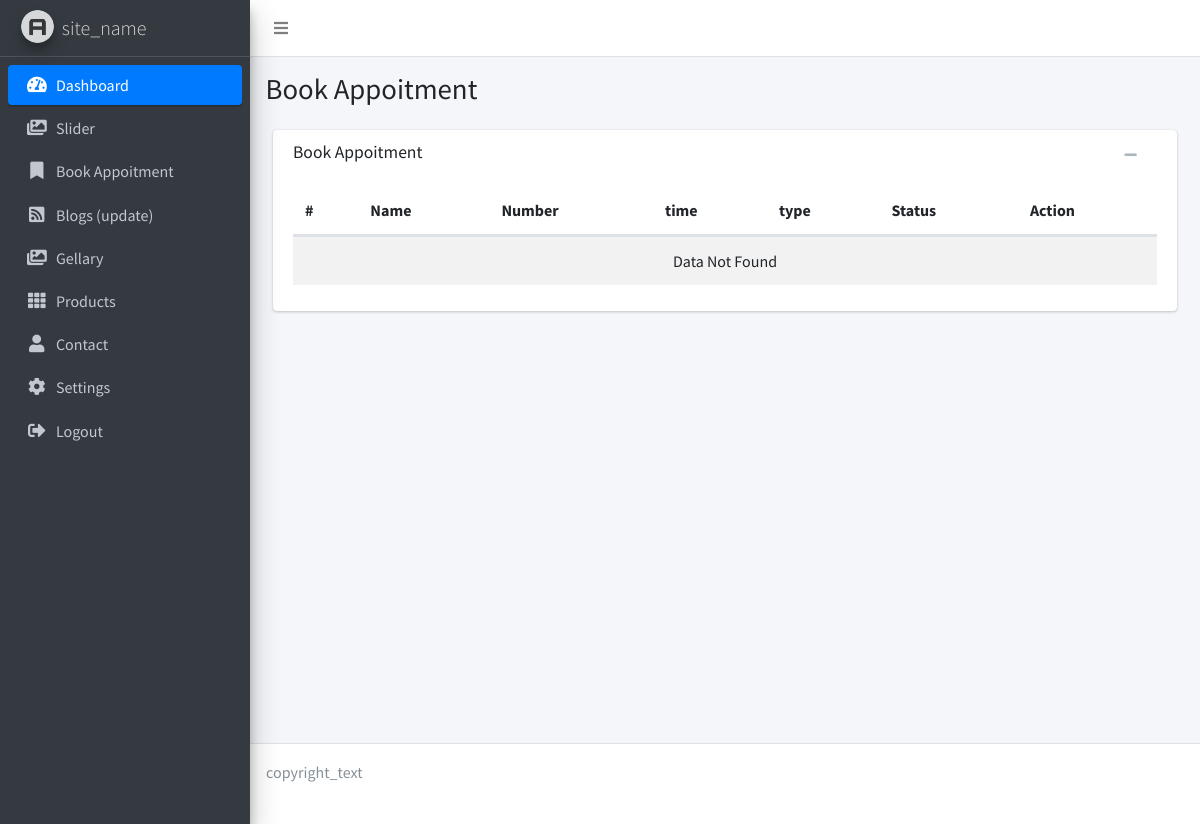
Before: /admin/book_appoitment_list.php with the older database file.
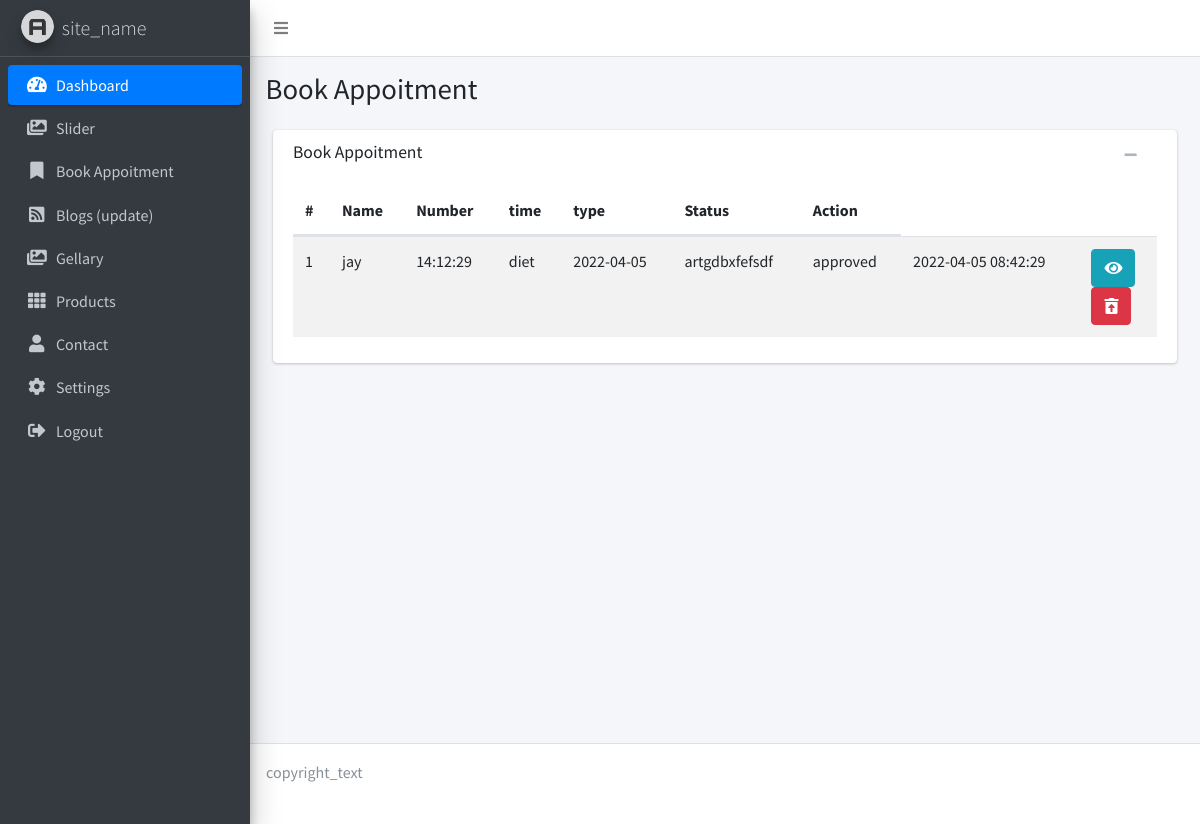
After: the same page with the newer database file.
### tables this page shows
CREATE TABLE IF NOT EXISTS `book_appoitment` (
  `id` int(11) NOT NULL AUTO_INCREMENT,
  `user_id` int(11) NOT NULL,
  `time` time NOT NULL,
  `type` enum('physio','diet') NOT NULL,
  `date` date NOT NULL,
  `d_name` varchar(150) NOT NULL,
  `status` enum('padding','approved','rejected') NOT NULL,
  `created_at` timestamp NOT NULL,
  `updated_at` timestamp NOT NULL,
  PRIMARY KEY (`id`)
);

CREATE TABLE IF NOT EXISTS `users` (
  `id` int(11) NOT NULL AUTO_INCREMENT,
  `name` varchar(250) NOT NULL,
  `email` text NOT NULL,
  `phone` varchar(15) NOT NULL,
  `password` text NOT NULL,
  `created_at` timestamp NOT NULL,
  `updated_at` timestamp NOT NULL,
  PRIMARY KEY (`id`)
);

### admin/book_appoitment_list.php (the view, shortened to what this page needs)
<?php
include_once '../database.php';
$sqlget = "SELECT  t1.id, t2.email ,t2.name , t2.phone,t1.time, t1.date, t1.type,t1.d_name, t1.status, t1.created_at
FROM book_appoitment t1
INNER JOIN users t2 ON t1.user_id = t2.id";
$alldata = mysqli_query($conn, $sqlget);
include 'layouts/header.php';
?>
<section class="content-header">
    <div class="container-fluid">
        <div class="row mb-2">
            <div class="col-sm-6">
                <h1>Book Appoitment</h1>
            </div>
        </div>
    </div>
</section>
  <section class="content">
        <div class="container-fluid">
            <div class="col-md-12">
                <div class="card card-default">
                    <div class="card-header">
                        <h3 class="card-title">Book Appoitment</h3>
                        <div class="card-tools">
                            <button type="button" class="btn btn-tool" data-card-widget="collapse"><i class="fas fa-minus"></i></button>
                            <button type="button" class="btn btn-tool" data-card-widget="remove"><i class="fas fa-remove"></i></button>
                        </div>
                    </div>
                    <div class="card-body">
                        <table id="myTable" class="table table-striped">
                            <thead>
                                <tr>
                                    <th>#</th>
                                    <th>Name</th>
                                    <th>Number</th>
                                    <th>time</th>
                                    <th>type</th>
                                    <th>Status</th>
                                    <th>Action</th>
                                </tr>
                            </thead>
                            <tbody>
                                <?php
                            $no=1;
                                if (mysqli_num_rows($alldata) > 0) {
                                    while($row = mysqli_fetch_assoc($alldata)) {
                                    echo '<tr> <td>'.$no++.'</td>'.
                                    '<td>'.$row['name'].'</td>'.
                                    '<td>'.$row['time'].'</td>'.
                                    '<td>'.$row['type'].'</td>'.
                                    '<td>'.$row['date'].'</td>'.
                                    '<td>'.$row['d_name'].'</td>'.
                                    '<td>'.$row['status'].'</td>'.
                                    '<td>'.$row['created_at'].'</td>'.
                                    '<td>
                                        <a href="book_appoitment_view.php?id='.$row['id'].'" class="btn btn-info"><i class="fas fa-eye"></i></a>
                                        <form method="post">
                                            <input type="hidden" name="delete_id" value='.$row['id'].'>
                                            <button class="btn btn-danger" name="submit"><i class="fas fa-trash-restore-alt"></i></button>
                                        </form>
                                    </td>'.
                                '</tr>';
                                    }
                                } else {
                                    echo "<tr>
                                    <td colspan='7' style='text-align: center;'>Data Not Found</td></tr>";
                                }
                            ?>
                            </tbody>
                        </table>
                    </div>
                </div>
            </div>
        </div>
    </section>
    <?php include 'layouts/footer.php';?>

### admin/layouts/header.php (shortened to what this page needs)
<!DOCTYPE html>
<html>
<head>
  <link rel="stylesheet" href="assets/plugins/fontawesome-free/css/all.min.css">
  <link rel="stylesheet" href="https://code.ionicframework.com/ionicons/2.0.1/css/ionicons.min.css">
  <link rel="stylesheet" href="assets/plugins/tempusdominus-bootstrap-4/css/tempusdominus-bootstrap-4.min.css">
  <link rel="stylesheet" href="assets/plugins/icheck-bootstrap/icheck-bootstrap.min.css">
  <link rel="stylesheet" href="assets/plugins/jqvmap/jqvmap.min.css">
  <link rel="stylesheet" href="assets/dist/css/adminlte.min.css">
  <link rel="stylesheet" href="assets/plugins/overlayScrollbars/css/OverlayScrollbars.min.css">
  <link rel="stylesheet" href="assets/style.css">
  <link rel="stylesheet" href="assets/plugins/daterangepicker/daterangepicker.css">
  <link rel="stylesheet" href="assets/plugins/summernote/summernote-bs4.css">
  <link rel="stylesheet" href="assets/plugins/select2/css/select2.min.css">
  <link rel="stylesheet" href="assets/plugins/select2-bootstrap4-theme/select2-bootstrap4.min.css">
<link rel="stylesheet" href="assets/plugins/datatables-bs4/css/dataTables.bootstrap4.css" />
</head>
<body class="hold-transition sidebar-mini layout-fixed">
<div class="wrapper">
  <nav class="main-header navbar navbar-expand navbar-white navbar-light">
    <ul class="navbar-nav">
      <li class="nav-item">
        <a class="nav-link" data-widget="pushmenu" href="#"><i class="fas fa-bars"></i></a>
      </li>
    </ul>
  </nav>
  <aside class="main-sidebar sidebar-dark-primary elevation-4">
    <a href="#" class="brand-link">
      <img src="assets/dist/img/AdminLTELogo.png" alt="AdminLTE Logo" class="brand-image img-circle elevation-3"
           style="opacity: .8">
      <span class="brand-text font-weight-light">site_name</span>
    </a>
    <div class="sidebar">
      <nav class="mt-2">
        <ul class="nav nav-pills nav-sidebar flex-column" data-widget="treeview" role="menu" data-accordion="false">
          <li class="nav-item has-treeview menu-open">
            <a href="index.php" class="nav-link active">
              <i class="nav-icon fas fa-tachometer-alt"></i>
              <p>
                Dashboard
              </p>
            </a>
          </li>
          <li class="nav-item has-treeview ">
            <a href="slider_list.php" class="nav-link  ">
              <i class="nav-icon fas fa-images"></i>
              <p>
                Slider
              </p>
            </a>
          </li>
          <li class="nav-item has-treeview">
            <a href="book_appoitment_list.php" class="nav-link ">
              <i class="nav-icon fas fa-bookmark"></i>
              <p>
              Book Appoitment
              </p>
            </a>
          </li>
           <li class="nav-item has-treeview ">
            <a href="blogs_list.php" class="nav-link ">
              <i class="nav-icon fas fa-rss-square"></i>
              <p>
                Blogs (update)
              </p>
            </a>
          </li>
          <li class="nav-item has-treeview">
            <a href="gellary_list.php" class="nav-link ">
              <i class="nav-icon fas fa-images"></i>
              <p>
              Gellary
              </p>
            </a>
          </li>
          <li class="nav-item has-treeview">
            <a href="product_list.php" class="nav-link ">
              <i class="nav-icon fas fa-th"></i>
              <p>
              Products
              </p>
            </a>
          </li>
          <li class="nav-item has-treeview ">
            <a href="contacts_list.php" class="nav-link">
              <i class="nav-icon fas fa-user"></i>
              <p>
                Contact
              </p>
            </a>
          </li>
          <li class="nav-item has-treeview ">
            <a href="setting.php" class="nav-link">
              <i class="nav-icon fas fa-cog"></i>
              <p>
              Settings
              </p>
            </a>
          </li>
            <li class="nav-item has-treeview ">
            <a href="#" class="nav-link " onclick="event.preventDefault(); document.getElementById('logout-form').submit();">
              <i class="nav-icon fas fa-sign-out-alt"></i>
              <p>
                Logout
              </p>
            </a>
          </li>
        </ul>
      </nav>
    </div>
  </aside>
  <div class="content-wrapper">

### admin/layouts/footer.php (shortened to what this page needs)
</div></div>
 <footer class="main-footer">copyright_text</footer>
</body>
</html>

### admin/assets/style.css (style rules this page uses)
.card-body { padding-top: 0px !important; }

Changed rows visible on the page:
added book_appoitment: user.name "jay", time "14:12:29", type "diet", date "2022-04-05", d_name "artgdbxfefsdf", status "approved", created_at "2022-04-05 08:42:29"
Other visible differences:
text no longer shown: "Data Not Found"
